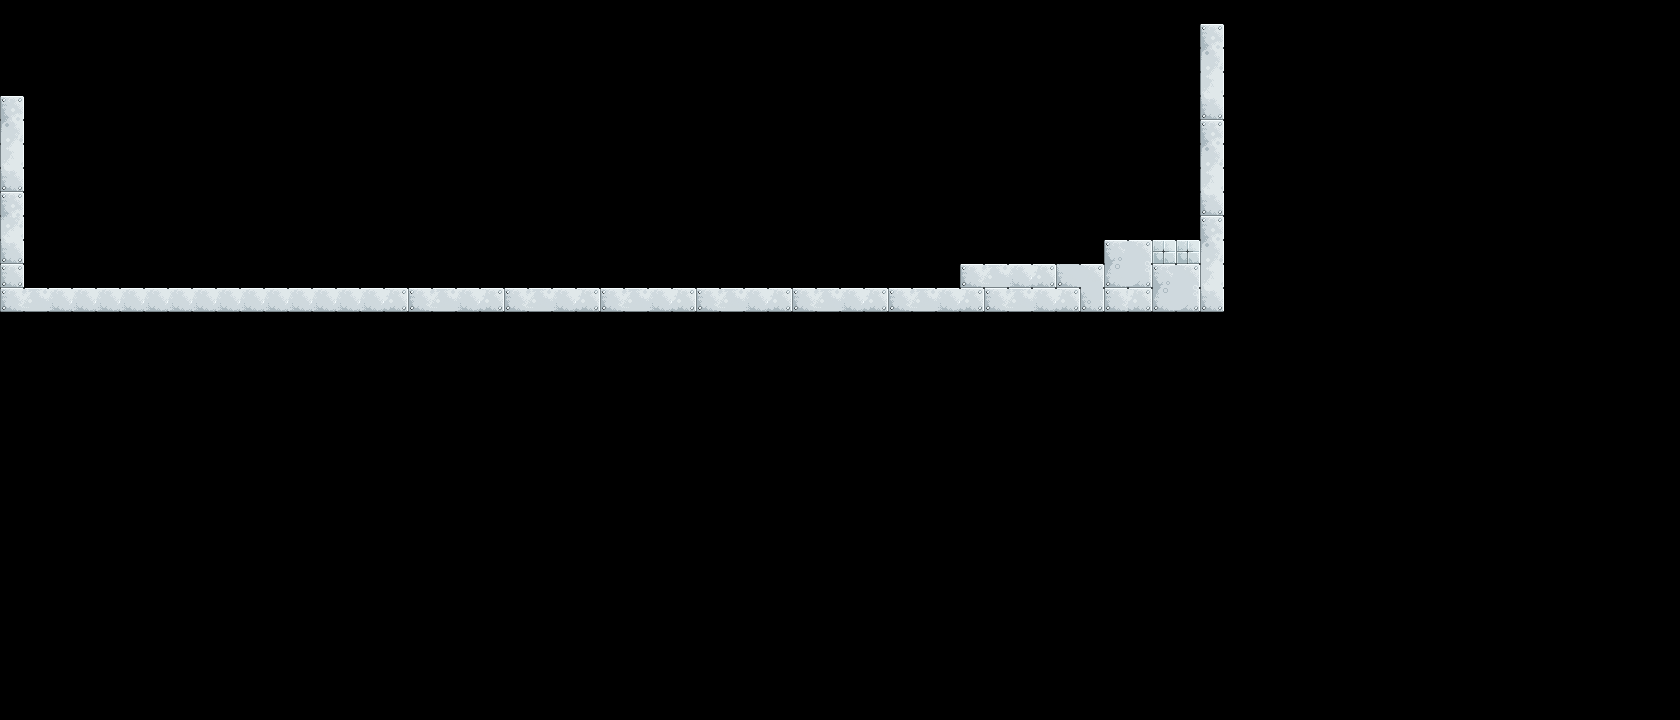

A level layout from a 2D game, rendered from its tile map. Below: a short description, then the map file with tile-grid data replaced by summaries:
An orthogonal 70x30 tile map with 24x24 px tiles, 1 tile layer (Tile Layer 1).

<map version="1.0" orientation="orthogonal" width="70" height="30" tilewidth="24" tileheight="24">
 <tileset firstgid="1" name="tileset" tilewidth="24" tileheight="24">
  <image source="../images/tiles.png" width="480" height="384" />
 </tileset>
 <layer name="Tile Layer 1" width="70" height="30">
  <data>[2100 cells, 1885 non-empty, 21 distinct tile ids]</data>
 </layer>
</map>
